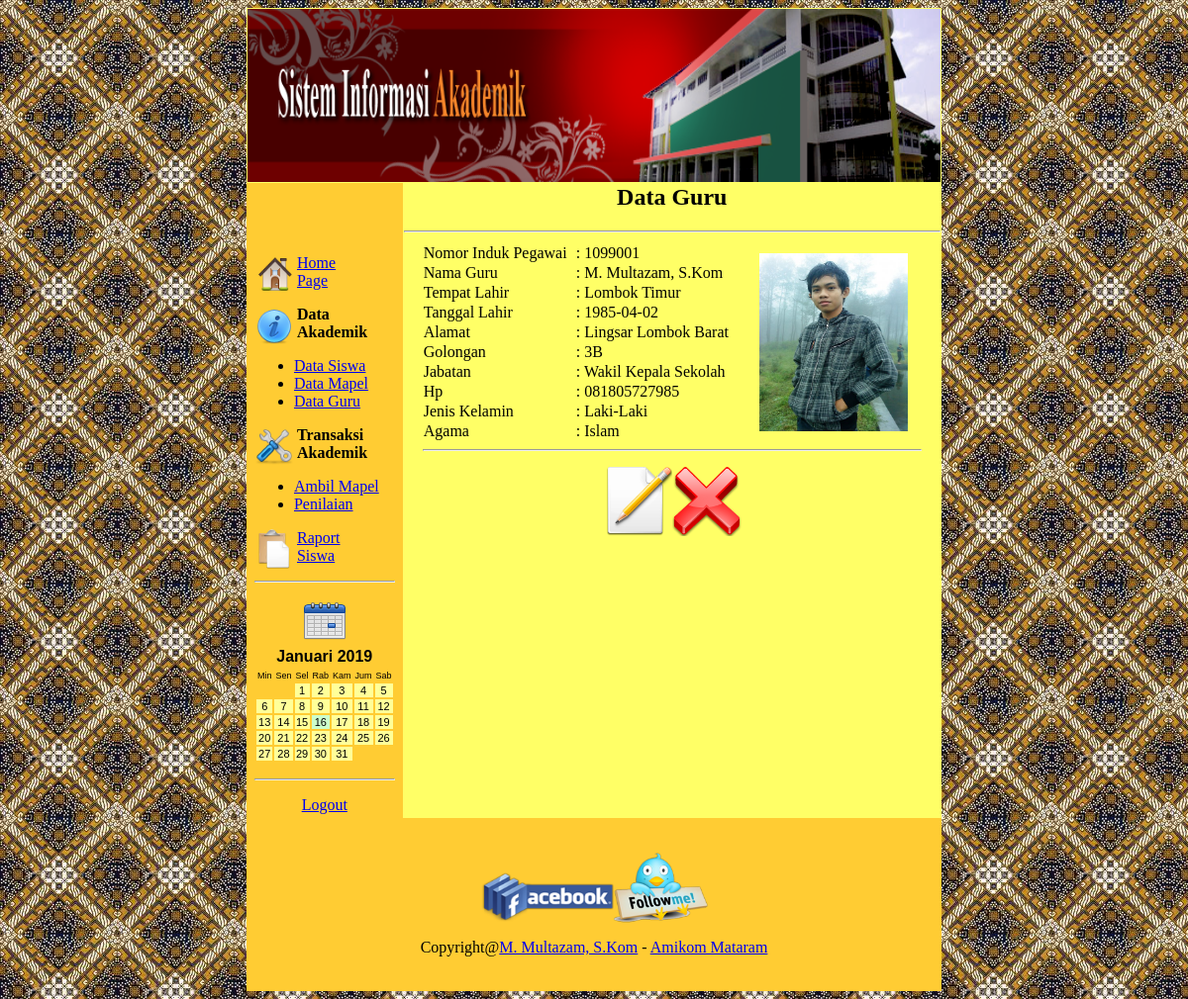
The page /websekolah/administrator/tampil_guru.php?nip=1099001 (signed in) on the database its author committed.
### tables this page shows
CREATE TABLE IF NOT EXISTS `tblguru` (
  `nip` varchar(10) NOT NULL,
  `nama_guru` varchar(40) NOT NULL,
  `tempat_lahir` varchar(40) NOT NULL,
  `tgl_lahir` date NOT NULL,
  `alamat` text NOT NULL,
  `golongan` varchar(10) NOT NULL,
  `jabatan` varchar(40) NOT NULL,
  `hp` varchar(15) NOT NULL,
  `jenis_kelamin` varchar(15) NOT NULL,
  `agama` varchar(20) NOT NULL,
  `foto` varchar(40) NOT NULL,
  PRIMARY KEY (`nip`)
);

### websekolah/administrator/tampil_guru.php (the view, shortened to what this page needs)
<?
if (isset($_SESSION['level']) && isset($_SESSION['username']))
{
   if ($_SESSION['level'] == "admin")
   {
if (isset($_GET['nip'])) {
	$nip = $_GET['nip'];
}
$sql2="select * from tblguru where nip='$nip';";
$tampil=mysql_query($sql2);
$baris=mysql_fetch_array($tampil);
$nip=$baris['nip'];
$nama_guru=$baris['nama_guru'];
$tempat_lahir=$baris['tempat_lahir'];
$tgl_lahir=$baris['tgl_lahir'];
$alamat=$baris['alamat'];
$golongan=$baris['golongan'];
$jabatan=$baris['jabatan'];
$hp=$baris['hp'];
$jenis_kelamin=$baris['jenis_kelamin'];
$agama=$baris['agama'];
$foto=$baris['foto'];
?>
<table width="622" border="0" align="center" cellpadding="1" cellspacing="0" bgcolor="#FFFF66">
  <tr>
    <td colspan="2"><? include "header.php"; ?></td>
  </tr>
  <tr>
    <td width="103" align="center" valign="top" bgcolor="#FFCC33"><p>&nbsp; </p>
        <p>
          <? include "menu.php"; ?>
        </p></td>
    <td width="515" valign="top"><h2 align="center"><strong>Data Guru </strong></h2>
        <hr />
        <table width="510" border="0" align="center">
          <tr>
            <td valign="top"><table width="496" border="0" cellspacing="0" cellpadding="1">
                <tr>
                  <td width="152">Nomor Induk Pegawai </td>
                  <td width="178">:
                    <?=$nip?></td>
                  <td width="160" rowspan="10"><div align="center">
                    <?
				echo "<img src='../images/foto/$foto' width=150 height=180> <br />";
				?>
                  </div></td>
                </tr>
                <tr>
                  <td>Nama Guru </td>
                  <td>:
                    <?=$nama_guru?></td>
                </tr>
                <tr>
                  <td>Tempat Lahir </td>
                  <td>:
                    <?=$tempat_lahir?></td>
                </tr>
                <tr>
                  <td>Tanggal Lahir </td>
                  <td>:
                    <?=$tgl_lahir?></td>
                </tr>
                <tr>
                  <td>Alamat</td>
                  <td>:
                    <?=$alamat?></td>
                </tr>
                <tr>
                  <td>Golongan</td>
                  <td>:
                    <?=$golongan?></td>
                </tr>
                <tr>
                  <td>Jabatan</td>
                  <td>:
                    <?=$jabatan?></td>
                </tr>
                <tr>
                  <td>Hp</td>
                  <td>:
                    <?=$hp?></td>
                </tr>
                <tr>
                  <td>Jenis Kelamin </td>
                  <td>:
				  	<?=$jenis_kelamin?></td>
                </tr>
                <tr>
                  <td>Agama</td>
                  <td>:
				  	<?=$agama?></td>
                </tr>
              </table>
                <hr />
                <p align="center"><a href="guru.php?nip=<? echo $nip;?>"><img src="../images/icon/Action-edit-icon.png" width="70" height="70" border="0" /></a><a href="javascript:if(confirm('Anda yakin akan menghapus data ini??')){document.location='hapus_guru.php?nip=<? echo $nip;?>';}"><img src="../images/icon/Action-cancel-icon.png" width="70" height="70" border="0" /></a></p>
              <p align="center"> </p></td>
          </tr>
      </table></td>
  </tr>
  <tr>
    <td colspan="2" bgcolor="#FFCC33"><p>&nbsp;</p>
        <p>
          <? include "footer.php"; ?>
        </p>
      <p>&nbsp; </p></td>
  </tr>
</table>
<?
}
   else
   {
       echo "<script type='text/javascript'>
{
if(alert('Sorry gank!! Anda tidak berhak mengakses halaman ini karena bukan admin.')){document.location='login.php';}
}
</script>";
   }
}
else
{
   echo "<script type='text/javascript'>
{
if(alert('Login Dulu dong Frend!!')){document.location='login.php';}
}
</script>";
}
?>

### rows shown on the page
tblguru: nip "1099001", foto (picture), nama_guru "M. Multazam, S.Kom", tempat_lahir "Lombok Timur", tgl_lahir "1985-04-02", alamat "Lingsar Lombok Barat", golongan "3B", jabatan "Wakil Kepala Sekolah", hp "081805727985", jenis_kelamin "Laki-Laki", agama "Islam"

### other values the page prints
$mn "Januari 2019"
$day[$dayprint] "Min"
$day[$dayprint] "Sen"
$day[$dayprint] "Sel"
$day[$dayprint] "Rab"
$day[$dayprint] "Kam"
$day[$dayprint] "Jum"
$day[$dayprint] "Sab"
